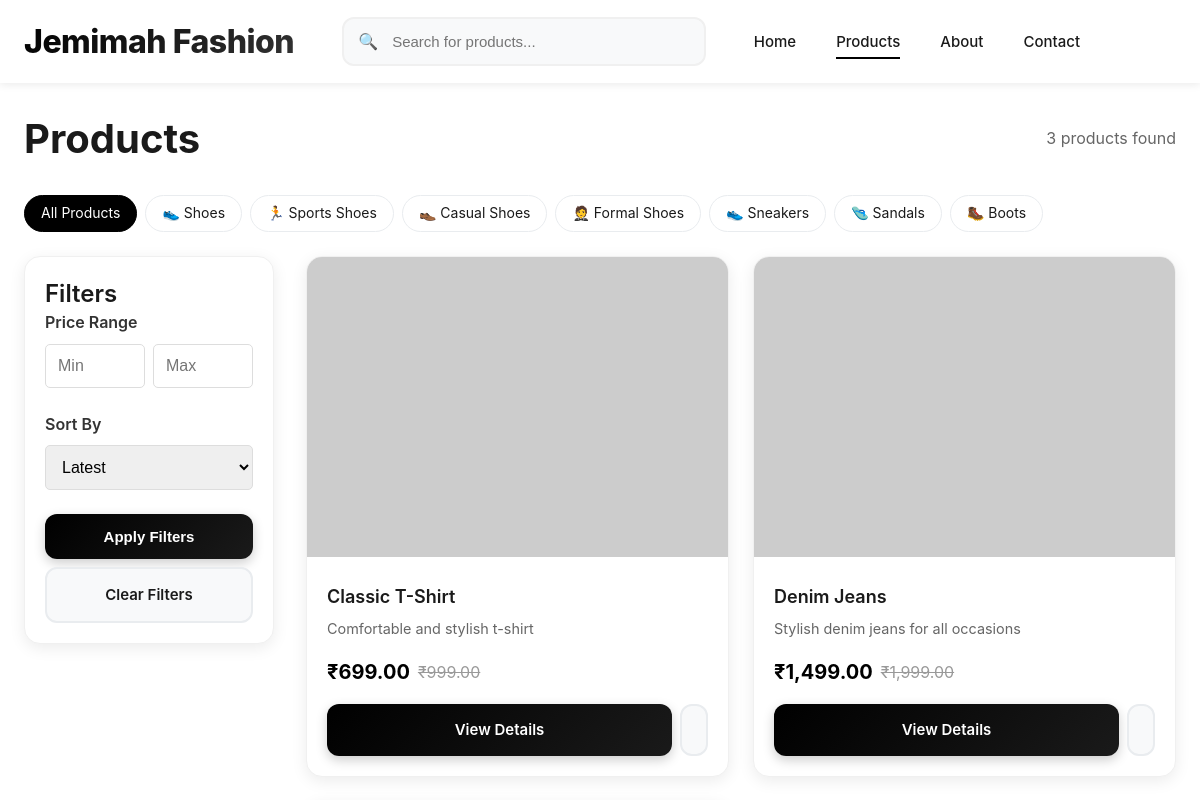
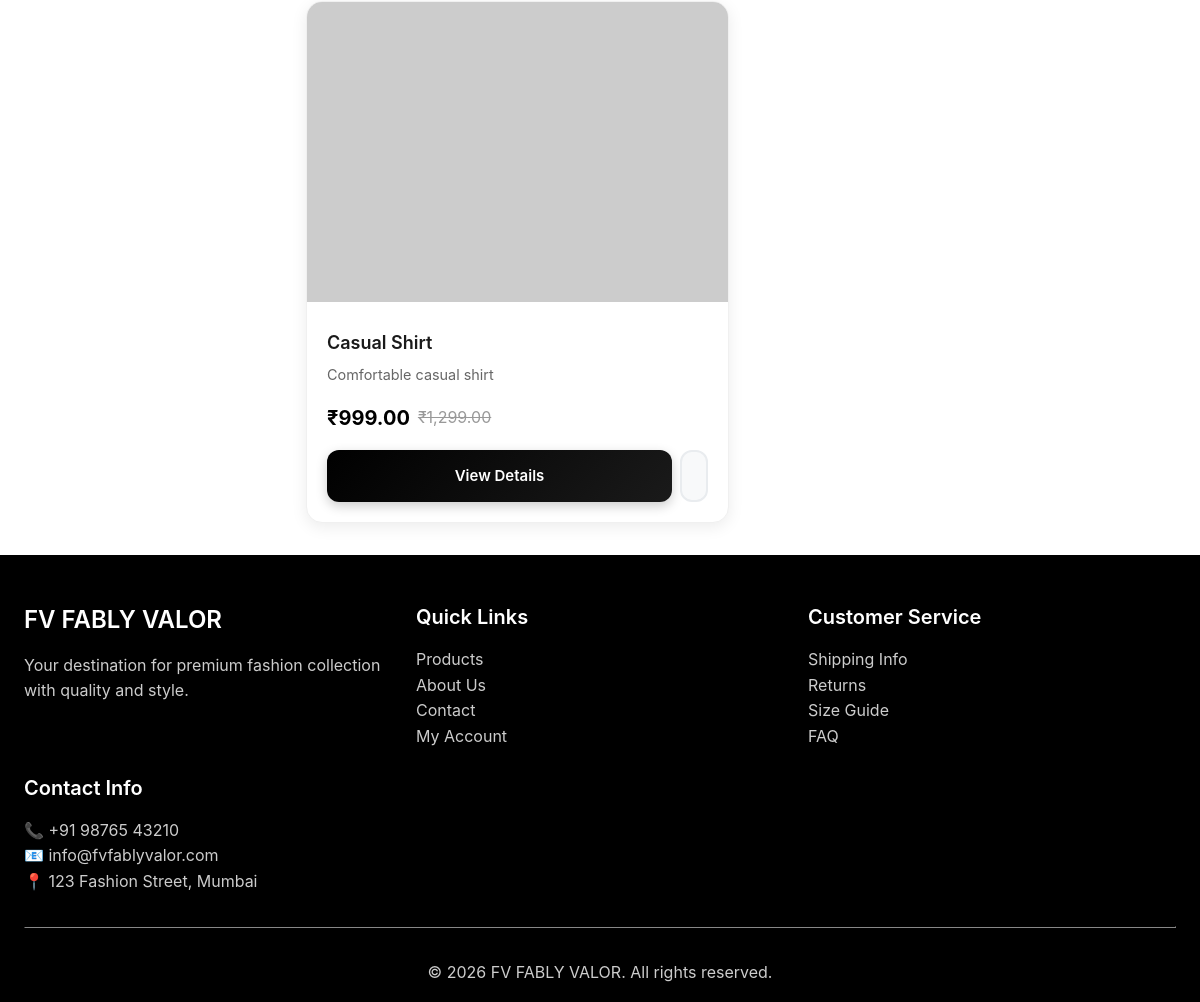
/products.php, run on the app's committed database (2 pictures, top to bottom).
### tables this page shows
CREATE TABLE products (
    id INT AUTO_INCREMENT PRIMARY KEY,
    title VARCHAR(255) NOT NULL,
    description TEXT,
    short_description VARCHAR(500),
    sizes JSON,
    images JSON,
    video VARCHAR(255),
    mrp_price DECIMAL(10,2) NOT NULL,
    selling_price DECIMAL(10,2) NOT NULL,
    stock_quantity INT NOT NULL DEFAULT 0,
    status ENUM('active', 'inactive') DEFAULT 'active',
    created_at TIMESTAMP DEFAULT CURRENT_TIMESTAMP,
    updated_at TIMESTAMP DEFAULT CURRENT_TIMESTAMP ON UPDATE CURRENT_TIMESTAMP
);

### config.php (called while the page is built, shortened)
<?php
class Database {
    private $host = "localhost";
    private $username = "root";
    private $password = "";
    private $database = 'dada';
    public $conn;
    public function __construct() {
        $this->conn = new mysqli($this->host, $this->username, $this->password, $this->database);
    }
    public function query($sql) {
        return $this->conn->query($sql);
    }
}
function formatPrice($price) {
    return '₹' . number_format($price, 2);
}
function isLoggedIn() {
    return isset($_SESSION['customer_id']);
}
?>

### products.php (the view, shortened to what this page needs)
<?php
require_once 'config.php';
$db = new Database();
$search = $_GET['search'] ?? '';
$category = $_GET['category'] ?? '';
$sort = $_GET['sort'] ?? 'latest';
$min_price = $_GET['min_price'] ?? '';
$max_price = $_GET['max_price'] ?? '';
$where_conditions = ["p.status = 'active'"];
$params = [];
$types = '';
$where_clause = 'WHERE ' . implode(' AND ', $where_conditions);
$order_by = 'ORDER BY p.created_at DESC';
$query = "SELECT * FROM products p $where_clause $order_by";
if (!empty($params)) {
    $stmt = $db->prepare($query);
    $stmt->bind_param($types, ...$params);
    $stmt->execute();
    $result = $stmt->get_result();
} else {
    $result = $db->query($query);
}
$products = $result->fetch_all(MYSQLI_ASSOC);
?>
<!DOCTYPE html>
<html lang="en">
<head>
    <link rel="stylesheet" href="style.css">
</head>
<body>
    <header class="header">
        <div class="container">
            <nav class="navbar">
                <a href="index.php" class="logo">Jemimah Fashion</a>
                <div class="search-bar">
                    <form method="GET" action="products.php">
                        <input type="text" name="search" placeholder="Search for products..." value="<?php echo htmlspecialchars($search); ?>">
                    </form>
                </div>
                <ul class="nav-menu">
                    <li><a href="index.php">Home</a></li>
                    <li><a href="products.php" class="active">Products</a></li>
                    <li><a href="about.php">About</a></li>
                    <li><a href="contact.php">Contact</a></li>
                </ul>
                <div class="nav-icons">
                    <a href="wishlist.php" title="Wishlist">
                    </a>
                    <a href="cart.php" title="Cart">
                    </a>
                    <?php if (isLoggedIn()): ?>
                        <a href="account.php" title="My Account">
                            <i class="fas fa-user"></i>
                        </a>
                    <?php else: ?>
                        <a href="login.php" title="Login/Register">
                        </a>
                    <?php endif; ?>
                </div>
            </nav>
        </div>
    </header>
    <section style="padding: 2rem 0;">
        <div class="container">
            <div class="d-flex justify-content-between align-items-center mb-4">
                <h1>Products</h1>
                <p style="color: #666;"><?php echo count($products); ?> products found</p>
            </div>
            <div class="quick-filters mb-4">
                <div class="quick-filter <?php echo empty($category) ? 'active' : ''; ?>" onclick="filterByCategory('')">
                    All Products
                </div>
                <div class="quick-filter <?php echo $category == 'shoes' ? 'active' : ''; ?>" onclick="filterByCategory('shoes')">
                    👟 Shoes
                </div>
                <div class="quick-filter <?php echo $category == 'sports' ? 'active' : ''; ?>" onclick="filterByCategory('sports')">
                    🏃 Sports Shoes
                </div>
                <div class="quick-filter <?php echo $category == 'casual' ? 'active' : ''; ?>" onclick="filterByCategory('casual')">
                    👞 Casual Shoes
                </div>
                <div class="quick-filter <?php echo $category == 'formal' ? 'active' : ''; ?>" onclick="filterByCategory('formal')">
                    🤵 Formal Shoes
                </div>
                <div class="quick-filter <?php echo $category == 'sneakers' ? 'active' : ''; ?>" onclick="filterByCategory('sneakers')">
                    👟 Sneakers
                </div>
                <div class="quick-filter <?php echo $category == 'sandals' ? 'active' : ''; ?>" onclick="filterByCategory('sandals')">
                    🩴 Sandals
                </div>
                <div class="quick-filter <?php echo $category == 'boots' ? 'active' : ''; ?>" onclick="filterByCategory('boots')">
                    🥾 Boots
                </div>
            </div>
            <div class="d-flex" style="gap: 2rem;">
                <div style="width: 250px; flex-shrink: 0;">
                    <div class="card">
                        <div class="card-content">
                            <h3>Filters</h3>
                            <form method="GET" action="products.php">
                                <div class="form-group">
                                    <label class="form-label">Price Range</label>
                                    <div class="d-flex" style="gap: 0.5rem;">
                                        <input type="number" name="min_price" class="form-control" placeholder="Min" value="<?php echo htmlspecialchars($min_price); ?>">
                                        <input type="number" name="max_price" class="form-control" placeholder="Max" value="<?php echo htmlspecialchars($max_price); ?>">
                                    </div>
                                </div>
                                <div class="form-group">
                                    <label class="form-label">Sort By</label>
                                    <select name="sort" class="form-control">
                                        <option value="latest" <?php echo $sort == 'latest' ? 'selected' : ''; ?>>Latest</option>
                                    </select>
                                </div>
                                <button type="submit" class="btn btn-primary" style="width: 100%;">Apply Filters</button>
                                <a href="products.php" class="btn btn-secondary" style="width: 100%; margin-top: 0.5rem;">Clear Filters</a>
                            </form>
                        </div>
                    </div>
                </div>
                <div style="flex: 1;">
                    <?php if (!empty($products)): ?>
                        <div class="grid grid-4">
                            <?php foreach ($products as $product): ?>
                                <div class="card">
                                    <?php
                                    $images = json_decode($product['images'], true);
                                    if (!empty($images)):
                                    ?>
                                        <img src="<?php echo htmlspecialchars($images[0]); ?>" alt="<?php echo htmlspecialchars($product['title']); ?>" class="card-image">
                                    <?php else: ?>
                                        <div style="width: 100%; height: 250px; background: #f0f0f0; display: flex; align-items: center; justify-content: center; color: #999;">
                                            No Image
                                        </div>
                                    <?php endif; ?>
                                    <div class="card-content">
                                        <h3 class="card-title"><?php echo htmlspecialchars($product['title']); ?></h3>
                                        <p style="color: #666; font-size: 0.9rem; margin-bottom: 1rem;"><?php echo htmlspecialchars($product['short_description']); ?></p>
                                        <div class="card-price">
                                            <?php echo formatPrice($product['selling_price']); ?>
                                            <?php if ($product['mrp_price'] > $product['selling_price']): ?>
                                                <span class="original"><?php echo formatPrice($product['mrp_price']); ?></span>
                                            <?php endif; ?>
                                        </div>
                                        <div class="d-flex" style="gap: 0.5rem; margin-top: 1rem;">
                                            <a href="product.php?id=<?php echo $product['id']; ?>" class="btn btn-primary" style="flex: 1;">View Details</a>
                                            <button class="btn btn-secondary" onclick="addToCart(<?php echo $product['id']; ?>)" style="padding: 0.75rem;">
                                            </button>
                                        </div>
                                    </div>
                                </div>
                            <?php endforeach; ?>
                        </div>
                    <?php endif; ?>
                </div>
            </div>
        </div>
    </section>
    <footer style="background: #000000; color: white; padding: 3rem 0 1rem;">
        <div class="container">
            <div class="grid grid-4">
                <div>
                    <h3 style="margin-bottom: 1rem;">FV FABLY VALOR</h3>
                    <p style="color: #ccc;">Your destination for premium fashion collection with quality and style.</p>
                </div>
                <div>
                    <h4 style="margin-bottom: 1rem;">Quick Links</h4>
                    <ul style="list-style: none; padding: 0;">
                        <li><a href="products.php" style="color: #ccc; text-decoration: none;">Products</a></li>
                        <li><a href="about.php" style="color: #ccc; text-decoration: none;">About Us</a></li>
                        <li><a href="contact.php" style="color: #ccc; text-decoration: none;">Contact</a></li>
                        <li><a href="account.php" style="color: #ccc; text-decoration: none;">My Account</a></li>
                    </ul>
                </div>
                <div>
                    <h4 style="margin-bottom: 1rem;">Customer Service</h4>
                    <ul style="list-style: none; padding: 0;">
                        <li><a href="#" style="color: #ccc; text-decoration: none;">Shipping Info</a></li>
                        <li><a href="#" style="color: #ccc; text-decoration: none;">Returns</a></li>
                        <li><a href="#" style="color: #ccc; text-decoration: none;">Size Guide</a></li>
                        <li><a href="#" style="color: #ccc; text-decoration: none;">FAQ</a></li>
                    </ul>
                </div>
                <div>
                    <h4 style="margin-bottom: 1rem;">Contact Info</h4>
                    <p style="color: #ccc;">
                        📞 +91 98765 43210<br>
                        📧 info@fvfablyvalor.com<br>
                        📍 123 Fashion Street, Mumbai
                    </p>
                </div>
            </div>
            <hr style="border-color: #333; margin: 2rem 0;">
            <div class="text-center">
                <p style="color: #ccc;">&copy; <?php echo date('Y'); ?> FV FABLY VALOR. All rights reserved.</p>
            </div>
        </div>
    </footer>
</body>
</html>

### style.css (style rules this page uses)
* { margin: 0; padding: 0; box-sizing: border-box; }
body { font-family: 'Inter', -apple-system, BlinkMacSystemFont, 'Segoe UI', Roboto, sans-serif; background: #ffffff; color: #1a1a1a; line-height: 1.6; overflow-x: hidden; }
h1 { font-size: 2.5rem; font-weight: 700; line-height: 1.2; }
h3 { font-size: 1.5rem; font-weight: 600; line-height: 1.4; }
h4 { font-size: 1.25rem; font-weight: 600; line-height: 1.4; }
.container { max-width: 1400px; margin: 0 auto; padding: 0 24px; }
.header { background: #ffffff; box-shadow: 0 2px 8px rgba(0, 0, 0, 0.08); position: sticky; top: 0; z-index: 1000; backdrop-filter: blur(10px); background: rgba(255, 255, 255, 0.95); }
.navbar { display: flex; justify-content: space-between; align-items: center; padding: 16px 0; min-height: 80px; }
.logo { font-size: 2rem; font-weight: 800; background: linear-gradient(135deg, #000000 0%, #333333 100%); -webkit-background-clip: text; -webkit-text-fill-color: transparent; text-decoration: none; letter-spacing: -0.5px; }
.search-bar { flex: 1; max-width: 600px; margin: 0 3rem; position: relative; }
.search-bar input { width: 100%; padding: 14px 20px 14px 48px; border: 2px solid #f0f0f0; border-radius: 12px; background: #f8f9fa; font-size: 15px; transition: all 0.3s ease; outline: none; }
.search-bar::before { content: "🔍"; position: absolute; left: 16px; top: 50%; transform: translateY(-50%); font-size: 16px; }
.nav-menu { display: flex; list-style: none; gap: 2.5rem; align-items: center; }
.nav-menu a { color: #1a1a1a; text-decoration: none; font-weight: 500; font-size: 15px; transition: all 0.3s ease; position: relative; }
.nav-menu a::after { content: ''; position: absolute; bottom: -8px; left: 0; width: 0; height: 2px; background: #000000; transition: width 0.3s ease; }
.nav-menu a:hover::after, .nav-menu a.active::after { width: 100%; }
.nav-icons { display: flex; gap: 1.5rem; align-items: center; }
.nav-icons a { color: #1a1a1a; text-decoration: none; font-size: 20px; transition: all 0.3s ease; position: relative; padding: 8px; border-radius: 8px; }
.btn { padding: 14px 28px; border: none; border-radius: 12px; cursor: pointer; text-decoration: none; display: inline-flex; align-items: center; justify-content: center; gap: 8px; transition: all 0.3s ease; font-weight: 600; font-size: 15px; outline: none; position: relative; overflow: hidden; }
.btn::before { content: ''; position: absolute; top: 0; left: -100%; width: 100%; height: 100%; background: linear-gradient(90deg, transparent, rgba(255, 255, 255, 0.3), transparent); transition: left 0.5s ease; }
.btn-primary { background: linear-gradient(135deg, #000000 0%, #1a1a1a 100%); color: #ffffff; box-shadow: 0 4px 12px rgba(0, 0, 0, 0.2); }
.btn-secondary { background: #f8f9fa; color: #1a1a1a; border: 2px solid #e9ecef; }
.card { background: #ffffff; border-radius: 16px; box-shadow: 0 4px 16px rgba(0, 0, 0, 0.08); overflow: hidden; transition: all 0.3s ease; border: 1px solid #f0f0f0; }
.card-image { width: 100%; height: 300px; object-fit: cover; transition: transform 0.3s ease; }
.card-content { padding: 20px; }
.card-title { font-size: 18px; margin-bottom: 8px; color: #1a1a1a; font-weight: 600; line-height: 1.4; }
.card-price { font-size: 20px; font-weight: 700; color: #000000; margin-bottom: 16px; display: flex; align-items: center; gap: 8px; }
.card-price .original { text-decoration: line-through; color: #999999; font-size: 16px; font-weight: 400; }
.grid { display: grid; gap: 24px; }
.grid-4 { grid-template-columns: repeat(auto-fit, minmax(280px, 1fr)); }
.form-group { margin-bottom: 1.5rem; }
.form-label { display: block; margin-bottom: 0.5rem; font-weight: 600; color: #333333; }
.form-control { width: 100%; padding: 0.75rem; border: 1px solid #dddddd; border-radius: 5px; font-size: 1rem; transition: border-color 0.3s; }
.text-center { text-align: center; }
.mb-4 { margin-bottom: 2rem; }
.d-flex { display: flex; }
.justify-content-between { justify-content: space-between; }
.align-items-center { align-items: center; }

### products.php (style rules this page uses)
.quick-filters { display: flex; gap: 8px; margin-bottom: 24px; flex-wrap: wrap; }
.quick-filter { padding: 6px 16px; border: 1px solid #e9ecef; border-radius: 20px; background: #ffffff; cursor: pointer; transition: all 0.3s ease; font-size: 14px; white-space: nowrap; }
.quick-filter:hover, .quick-filter.active { border-color: #000000; background: #000000; color: #ffffff; }

### data on the page
products: title "Classic T-Shirt", short_description "Comfortable and stylish t-shirt", selling_price "₹699.00", mrp_price "₹999.00"
products: title "Denim Jeans", short_description "Stylish denim jeans for all occasions", selling_price "₹1,499.00", mrp_price "₹1,999.00"
products: title "Casual Shirt", short_description "Comfortable casual shirt", selling_price "₹999.00", mrp_price "₹1,299.00"

### other printed values
count($products) "3"
